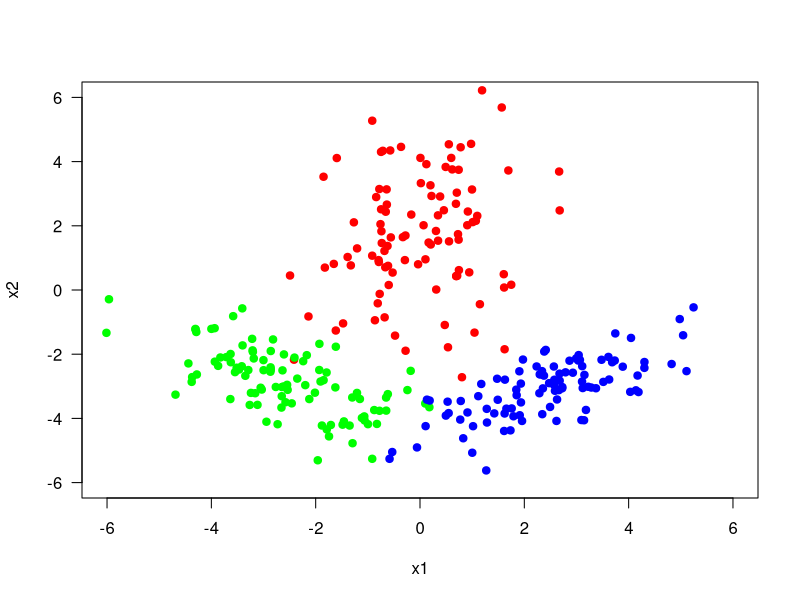

Recreate this plot in R.
library(MASS)

set.seed(421)
# mean parameters
class_means <- matrix(c(+0.0, +1.5, -2.5, -3.0, +2.5, -3.0), 2, 3)
# covariance parameters
class_covariances <- array(c(+1.0, +0.2, +0.2, +3.2,
                             +1.6, -0.8, -0.8, +1.0,
                             +1.6, +0.8, +0.8, +1.0), c(2, 2, 3))
# sample sizes
class_sizes <- c(100, 100, 100)

# generate random samples
points1 <- mvrnorm(n = class_sizes[1], mu = class_means[,1], Sigma = class_covariances[,,1])
points2 <- mvrnorm(n = class_sizes[2], mu = class_means[,2], Sigma = class_covariances[,,2])
points3 <- mvrnorm(n = class_sizes[3], mu = class_means[,3], Sigma = class_covariances[,,3])
X <- rbind(points1, points2, points3)
colnames(X) <- c("x1", "x2")

# generate corresponding labels
y <- c(rep(1, class_sizes[1]), rep(2, class_sizes[2]), rep(3, class_sizes[3]))

# write data to a file
write.csv(x = cbind(X, y), file = "lab04_data_set.csv", row.names = FALSE)

# plot data points generated
plot(points1[,1], points1[,2], type = "p", pch = 19, col = "red", las = 1,
     xlim = c(-6, 6), ylim = c(-6, 6),
     xlab = "x1", ylab = "x2")
points(points2[,1], points2[,2], type = "p", pch = 19, col = "green")
points(points3[,1], points3[,2], type = "p", pch = 19, col = "blue")
